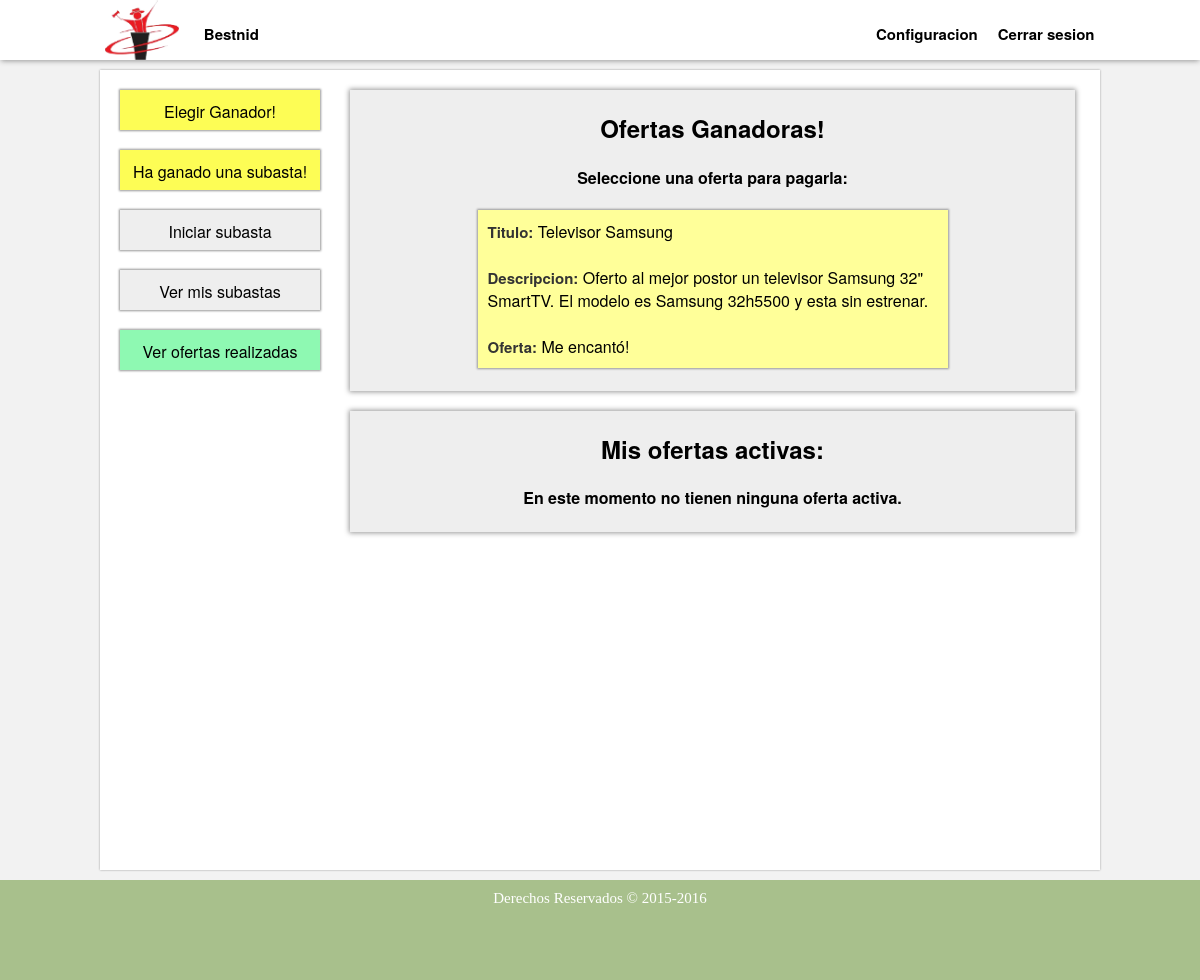
/ver_mis_ofertas.php (signed in), run on the app's committed database.
### tables this page shows
CREATE TABLE IF NOT EXISTS `oferta` (
`idOferta` int(11) NOT NULL,
  `descripcion` text NOT NULL,
  `precio` float NOT NULL,
  `fecha` datetime NOT NULL,
  `IdSubasta` int(11) NOT NULL,
  `IdUsuario` int(11) NOT NULL
);

CREATE TABLE IF NOT EXISTS `subasta` (
`idSubasta` int(11) NOT NULL,
  `titulo` varchar(200) NOT NULL,
  `descripcion` text NOT NULL,
  `foto` text NOT NULL,
  `fechaInicio` datetime NOT NULL,
  `fechaFin` datetime NOT NULL,
  `IdUsuario` int(11) NOT NULL,
  `idOfertaGanadora` int(11) NOT NULL DEFAULT '-1',
  `pago` int(11) NOT NULL DEFAULT '0'
);

### ver_mis_ofertas.php (the view, shortened to what this page needs)
<!DOCTYPE html>
<html lang="es">
	<head>
		<link rel="stylesheet" href="./estilos/estilo.css">
		<link rel="stylesheet" href="./estilos/mas_estilos.css">
		<link rel="stylesheet" href="./estilos/nuevos_estilos.css">
	</head>
	<body>
		<?php include ('./menu.php'); ?>
		<div id='cuerpo'>
			<section>
					<?php
						$conec=conectar();
						$resul=mysqli_query($conec,"SELECT oferta.IdSubasta, oferta.descripcion AS oferta, subasta.descripcion, subasta.titulo FROM oferta INNER JOIN subasta ON (subasta.idOfertaGanadora = oferta.idOferta) WHERE oferta.idUsuario = $_SESSION[usuario] AND subasta.pago = 0");
						if(mysqli_num_rows($resul)!=0){
					?>
						<div id="contenedor">
							<h2><b>Ofertas Ganadoras! </b></h2>
							<h4>Seleccione una oferta para pagarla: </h4>
					<?php
						while($oferta=mysqli_fetch_array($resul)){
					?>
							<a href='./pagar_subasta.php?id=<?php echo $oferta['IdSubasta']; ?>'><div class='oferta'><div class='o'>Titulo:</div> <?php echo $oferta['titulo']; ?></br>&nbsp</br>
							<div class='o'>Descripcion:</div> <?php echo $oferta['descripcion']; ?></br>&nbsp</br>
							<div class='o'>Oferta:</div> <?php echo $oferta['oferta']; ?></div></a></br>
					<?php
							}
						echo "</div>";
						}
					?>
				<div id="contenedor">
					<h2><b>Mis ofertas activas: </b></h2>
					<?php
						$hoy=date("Y-m-d H:i:s");
						$resul=mysqli_query($conec,"SELECT oferta.IdSubasta, oferta.descripcion AS oferta, subasta.descripcion, subasta.titulo FROM oferta INNER JOIN subasta ON (oferta.IdSubasta = subasta.idSubasta) WHERE oferta.idUsuario=$_SESSION[usuario] AND subasta.fechaFin > '$hoy' ORDER BY subasta.fechaFin");
						if(mysqli_num_rows($resul)!=0){
							while($oferta=mysqli_fetch_array($resul)){
								echo "<a href='./ver_subasta.php?id=$oferta[IdSubasta]'><div class='oferta'><div class='o'>Titulo:</div> $oferta[titulo]</br>&nbsp</br>
								<div class='o'>Descripcion:</div> $oferta[descripcion]</br>&nbsp</br>
								<div class='o'>Oferta:</div> $oferta[oferta]</div></a></br>";
							}
						}
						else{
							echo "<b>En este momento no tienen ninguna oferta activa.</b></br>&nbsp";
						}
					?>
				</div>
			</section>
			<aside>
				<?php include ('./aside_botones.php'); ?>
				<a href="./iniciar_subasta.php"><div class="boton_aside">Iniciar subasta</div></a>
				<a href="./ver_mis_subastas.php"><div class="boton_aside">Ver mis subastas</div></a>
				<a href="./ver_mis_ofertas.php"><div style="background-color: #8EF9B2;" class="boton_aside">Ver ofertas realizadas</div></a>
			</aside>
		</div>
		<footer>
			<span>Derechos Reservados &copy; 2015-2016</span>
		</footer>
	</body>
</html>

### estilos/estilo.css (style rules this page uses)
body { background-color: rgb(242, 242, 242); margin: auto; }
#cuerpo { background: white; font-family: 'Helvetica Neue', Helvetica, Arial, sans-serif; box-shadow: 0px 0px 2px #999; width: 1000px; margin: auto; margin-top: 70px; margin-bottom: 10px; min-height: 800px; overflow: hidden; }
section { width: 730px; margin-right: 20px; margin-top: 20px; padding-left: 20px; float: right; }
aside { width: 210px; margin-left: 20px; margin-top: 20px; float: left; }
.boton_aside { box-shadow: 0px 0px 2px 1px #999; background-color: #EEEEEE; text-align: center; width: 200px; margin-bottom: 20px; padding-top: 10px; height: 30px; }
a { font-family: 'Helvetica Neue', Helvetica, Arial, sans-serif; text-decoration: none; color: black; }
footer { background-color: #A8C08C; padding: 10px; height: 80px; min-width: 980px; text-align: center; font-size: 15px; color: grey; clear: both; }
footer span { color: white; }

### estilos/mas_estilos.css (style rules this page uses)
.oferta { box-shadow: 0px 0px 2px 1px #999; background-color: #FFFF99; width: 450px; margin: auto; padding: 10px; text-align: left; }
.o { font-family: 'Helvetica Neue', Helvetica, Arial, sans-serif; font-size: 15px; font-style: normal; font-weight: bold; text-decoration: none; color: #333333; display: inline-block; }

### estilos/nuevos_estilos.css (style rules this page uses)
#contenedor { box-shadow: 0px 0px 5px 1px #999; background-color: #EEEEEE; width: 725px; padding-top: 1px; margin-bottom: 20px; text-align: center; }

### data on the page
oferta: IdSubasta.titulo "Televisor Samsung", IdSubasta.descripcion "Oferto al mejor postor un televisor Samsung 32\" SmartTV. El modelo es Samsung 32h5500 y esta sin estrenar.", descripcion "Me encantó!"
